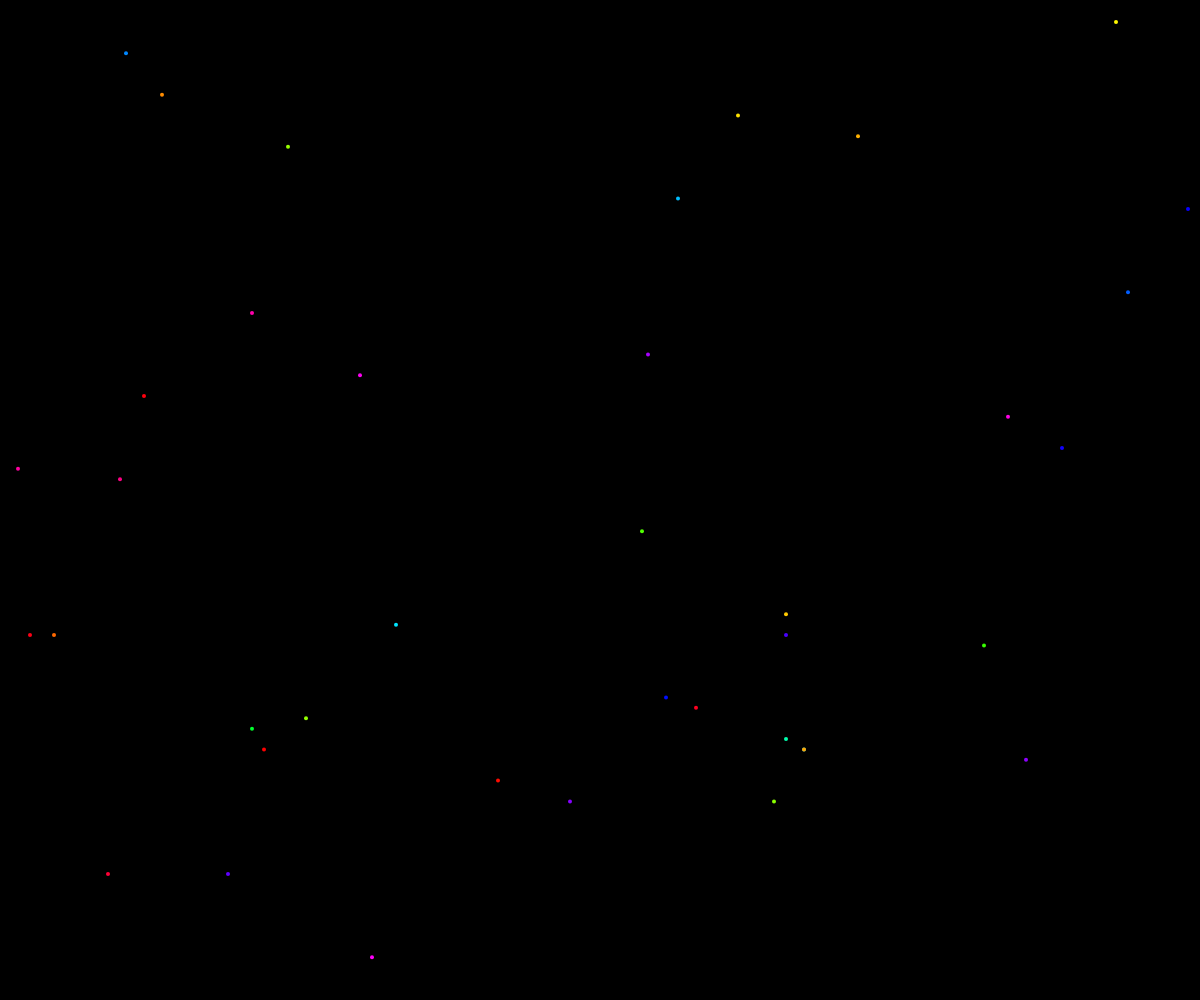
Frame 1 (no input)
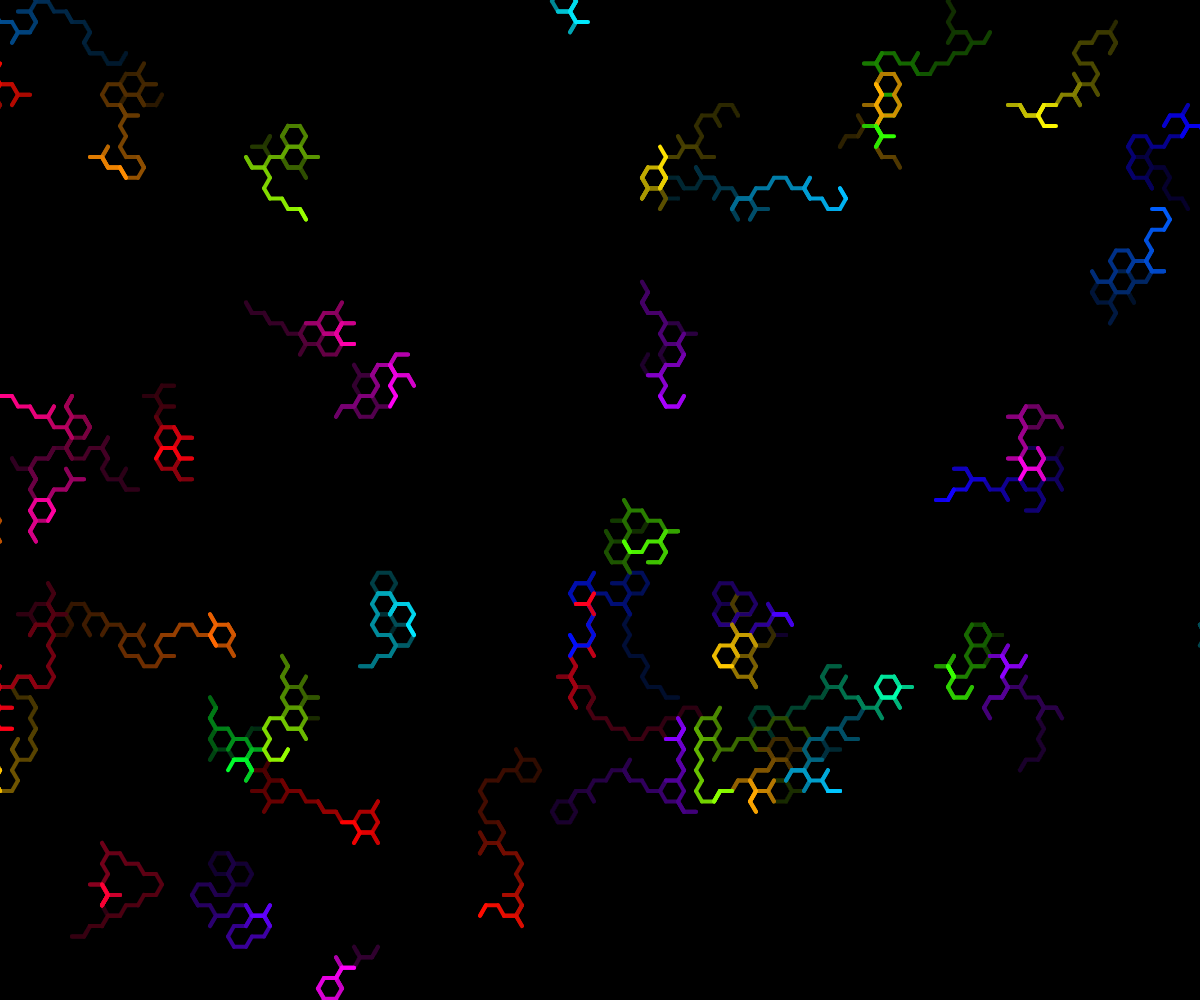
Frame 60 (no input)
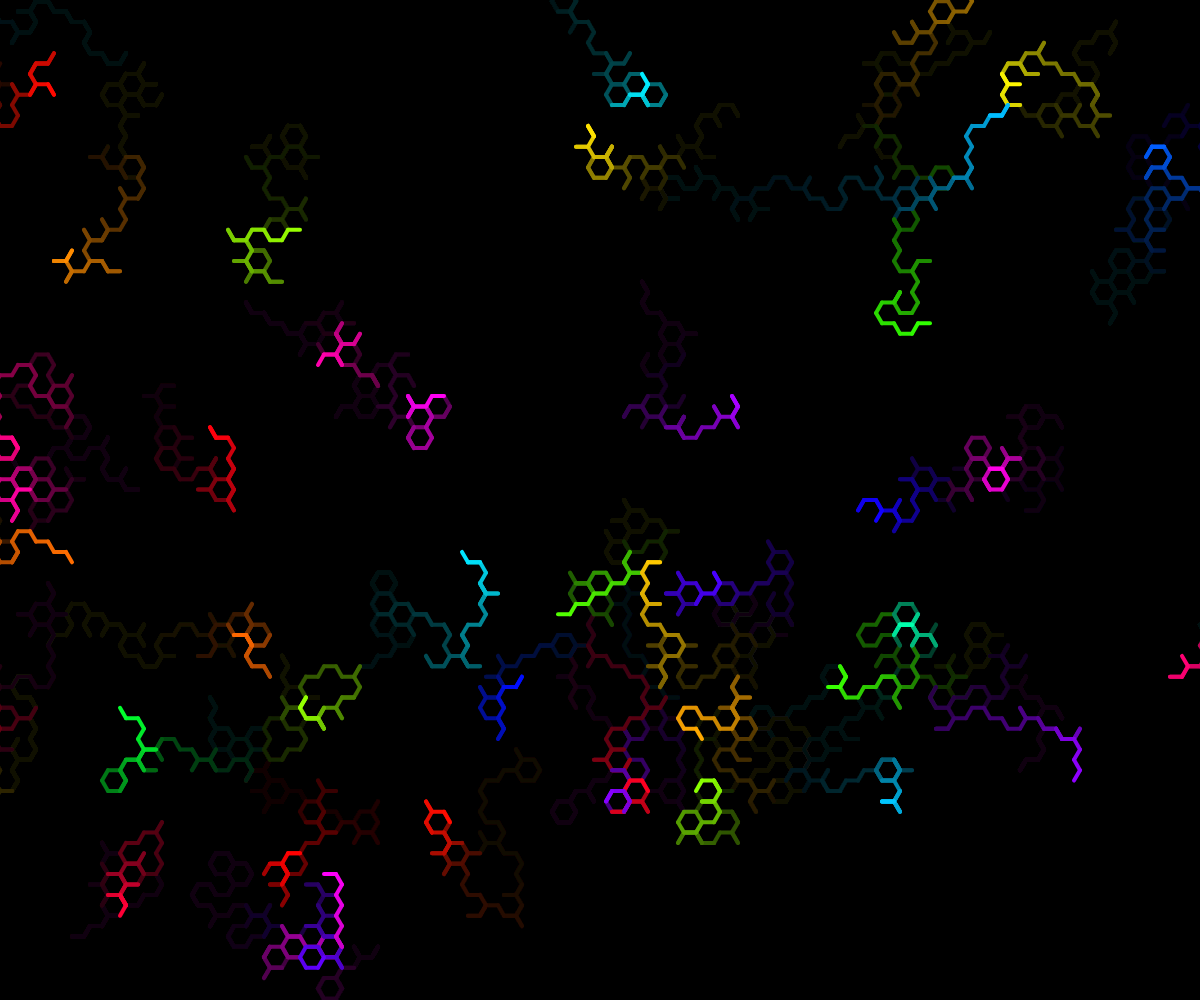
Frame 120 (the mouse pressed at the canvas centre since frame 60)

The p5.js sketch that drew these frames (run headless with seeded random() and noise() and a simulated clock; from frame 60 on, the mouse is pressed at the canvas centre):

// p5.js sketch
// ── sketch.js
// sketch.js
// Random walkers on a honeycomb vertex lattice.
// Walkers move along the edges of a honeycomb (hexagonal tiling),
// visiting only hex corners — never hex centers.

const NUM_WALKERS = 100
const HEX_SIZE = 12 // edge length in pixels (distance between adjacent vertices)

// -- Data Definitions --

// VertexPos : { x: number, y: number, type: 0 | 1 }
// A point on the honeycomb vertex lattice.
// type 0 = "up" vertex (one edge points straight up)
// type 1 = "down" vertex (one edge points straight down)
// Adjacent vertices always have opposite types.

// Neighbor offsets for each vertex type.
// Each vertex has exactly 3 neighbors on the honeycomb.
// NEIGHBORS : Array<Array<{dx: number, dy: number}>>
const S  = HEX_SIZE
const SY = S * Math.sqrt(3) / 2   // vertical component of the angled edges

const NEIGHBORS = [
  // type 0 ("up"): one neighbor directly right, two angled down-left / down-right
  [
    { dx:  S,    dy:  0   },
    { dx: -S/2,  dy:  SY  },
    { dx: -S/2,  dy: -SY  },
  ],
  // type 1 ("down"): one neighbor directly left, two angled up-left / up-right
  [
    { dx: -S,    dy:  0   },
    { dx:  S/2,  dy:  SY  },
    { dx:  S/2,  dy: -SY  },
  ],
]

// -- Helper Functions --

/**
 * Returns a random element from an array.
 * @template T
 * @param {Array<T>} arr
 * @returns {T}
 */
// randomChoice : Array<T> -> T
function randomChoice(arr) {
  return arr[Math.floor(Math.random() * arr.length)]
}

// -- Main Class --

/**
 * A walker that moves along honeycomb edges, stepping between hex vertices.
 * Position is stored in pixel space; vertex type (0 or 1) alternates each step.
 */
class Walker {
  constructor() {
    // Pick a random lattice vertex by choosing a random hex cell corner.
    // Flat-top hex corners at angles 0, 60, 120, ... degrees from center.
    const cellQ = Math.floor((Math.random() - 0.5) * width  / HEX_SIZE)
    const cellR = Math.floor((Math.random() - 0.5) * height / HEX_SIZE)
    const cx = HEX_SIZE * (3 / 2 * cellQ)
    const cy = HEX_SIZE * (Math.sqrt(3) / 2 * cellQ + Math.sqrt(3) * cellR)
    const cornerAngle = (Math.floor(Math.random() * 6)) * Math.PI / 3
    this.x = cx + HEX_SIZE * Math.cos(cornerAngle)
    this.y = cy + HEX_SIZE * Math.sin(cornerAngle)
    // Vertex type is determined by which corner: even corners are type 0, odd are type 1.
    this.type = Math.round(cornerAngle / (Math.PI / 3)) % 2
    this.prevX = this.x
    this.prevY = this.y
    this.hue = Math.random() * 360
  }

  /** update : -> void
   * Moves the walker to a random neighboring vertex on the honeycomb.
   */
  update() {
    this.prevX = this.x
    this.prevY = this.y
    const { dx, dy } = randomChoice(NEIGHBORS[this.type])
    this.x += dx
    this.y += dy
    this.type = 1 - this.type  // neighbors always have opposite type
  }

  /** draw : -> void
   * Draws a line segment from the previous vertex to the current vertex.
   */
  draw() {
    const cx = width  / 2
    const cy = height / 2
    stroke(this.hue, 100, 100)
    line(this.prevX + cx, this.prevY + cy, this.x + cx, this.y + cy)
  }
}

// -- Entry Point --

/**
 * Creates the initial array of walkers, all starting at the lattice origin.
 * @returns {Array<Walker>}
 */
// makeWalkers : -> Array<Walker>
function makeWalkers() {
  return Array.from({ length: NUM_WALKERS }, () => new Walker())
}

let walkers

function setup() {
  createCanvas(window.innerWidth || 500, window.innerHeight || 500)
  colorMode(HSB, 360, 100, 100, 100)
  strokeWeight(4)
  background(0)
  walkers = makeWalkers()
}

function draw() {
  background(0, 0, 0, 3)
  for (const walker of walkers) {
    walker.draw()
    walker.update()
  }
}
